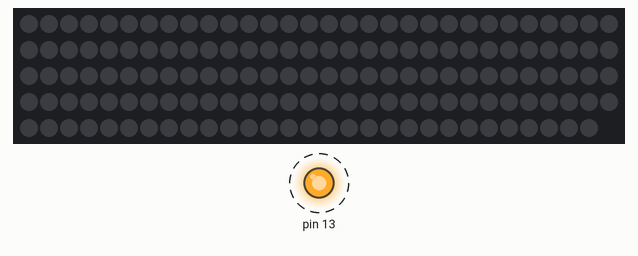
The sketch below on a simulated Arduino Leonardo, built with avr-gcc and run on an emulated ATmega32U4. Parts: 149 RGB LEDs in strip order, left to right, continuing on the next row, output pins drawn as LEDs (lit = HIGH). Dashed ring = blinking.

Above: at 1.76 s.
Timing chart, 0 to 4.7 s (numbered marks = the images above):
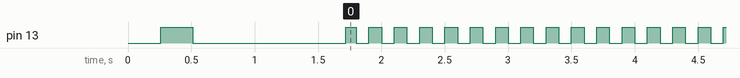

The sketch:

rgb_serial.ino
```cpp
#include <Adafruit_NeoPixel.h>

#define PIN 4
#define LED_COUNT 149

Adafruit_NeoPixel leds = Adafruit_NeoPixel(LED_COUNT, PIN, NEO_GRB + NEO_KHZ800);

int offset = 0;
int red = 0;
int green = 0;
int blue = 0;

void setup()
{
  // initialize the digital pin as an output.
  // pinMode(7, OUTPUT);
  pinMode(13, OUTPUT);

  Serial.begin(115200);
  while (!Serial) {
    ; // wait for serial port to connect. Needed for Leonardo only
  }

  digitalWrite(13, LOW);
  delay(250);
  digitalWrite(13, HIGH);

  leds.begin();               // initialize strip
  delay(250);
  digitalWrite(13, LOW);

  introSet();
  delay(100);
  reset();
}

void loop()
{
  digitalWrite(13, ((millis() / 100) % 2) ? HIGH : LOW);

  // if we get a valid byte, read analog ins:
  if (Serial.available() > 0) {
    int start = Serial.read();
    if (start == 255) {
      waitForBuffer(1);
      int cmd = Serial.read();
      if (cmd == 253) {
        reset();
        Serial.write(253);
      } else if (cmd == 254) {
        waitForBuffer(1);
        int count = Serial.read();
        for (int i = 0; i < count; ++i) {
          waitForBuffer(3);
          byte r = Serial.read();
          byte g = Serial.read();
          byte b = Serial.read();
          leds.setPixelColor(i, r, g, b);
        }
        leds.show();
        Serial.write(254);
      }
    }
    Serial.flush();
  }

}


void waitForBuffer(int bytes, const unsigned long timeout) {
  const unsigned long start = millis();
  while (Serial.available() < bytes && (millis() - start) < timeout) {
    ;
  }
}

void waitForBuffer(int bytes) {
  waitForBuffer(bytes, 1000);
}

void introSet() {
  for (int i = -6; i < LED_COUNT; i += 3) {
    //leds.setPixelColor(i-1, 0, 0, 0);
    leds.setPixelColor(i + 0, 255, 0, 0);
    leds.setPixelColor(i + 1, 0, 255, 0);
    leds.setPixelColor(i + 2, 0, 0, 255);
    leds.setPixelColor(i + 3, 255, 225, 0);
    leds.setPixelColor(i + 4, 255, 0, 255);
    leds.setPixelColor(i + 5, 0, 255, 255);
    leds.setPixelColor(i + 6, 255, 255, 255);
    leds.show();
    delay(15);
  }
  leds.show();
}

void reset() {
  for (int i = 0; i < LED_COUNT; ++i) {
    leds.setPixelColor(i, 0, 0, 0);
  }
  leds.show();
}
```

Measured:
- by itself, pin 13: repeats every 0.18 s: HIGH 0.08 s, LOW 0.10 s
